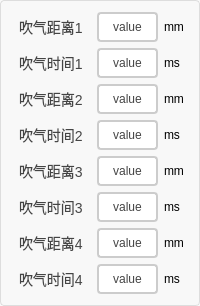
      <widget class="QGroupBox" name="groupBox_3">
       <property name="styleSheet">
        <string notr="true">QGroupBox {
    border: 1px solid #DDD;
    border-radius: 4px;
    font: bold 14px;
    color: #666;
    background-color: #F8F8F8;
}

QGroupBox::title {
    subcontrol-origin: margin;
    subcontrol-position: top left;
    left: 10px;
    padding: 0 5px;
}</string>
       </property>
       <property name="title">
        <string/>
       </property>
       <layout class="QVBoxLayout" name="verticalLayout">
        <item>
         <layout class="QHBoxLayout" name="horizontalLayout">
          <item>
           <widget class="QLabel" name="label">
            <property name="styleSheet">
             <string notr="true">/* 基础标签样式 */
QLabel {
    color: #444444;          /* 主文字色 */
    font-size: 14px;         /* 标准字号 */
    background: transparent; /* 透明背景 */
    padding: 2px 4px;        /* 基础内边距 */
}

/* 标题样式 */
QLabel.title {
    font-size: 16px;
    font-weight: 600;
    color: #333333;
    border-bottom: 1px solid #DDDDDD; /* 下划线装饰 */
    padding-bottom: 4px;
}

/* 副标题/次要文本 */
QLabel.subtitle {
    color: #666666;
    font-size: 13px;
    font-style: italic;
}

/* 强调文本 */
QLabel.emphasis {
    color: #333333;
    font-weight: 500;
    background-color: #F5F5F5;
    border-radius: 3px;
    padding: 4px 8px;
}

/* 状态标签（成功/警告/错误） */
QLabel[state=&quot;success&quot;] {
    color: #228B22;          /* 森林绿 */
    border-left: 3px solid #228B22;
    padding-left: 8px;
}

QLabel[state=&quot;warning&quot;] {
    color: #FF8C00;          /* 暗橙 */
    border-left: 3px solid #FF8C00;
    padding-left: 8px;
}

QLabel[state=&quot;error&quot;] {
    color: #B22222;          /* 砖红 */
    border-left: 3px solid #B22222;
    padding-left: 8px;
}

/* 数据展示标签 */
QLabel.data {
    color: #2F4F4F;          /* 深石板灰 */
    font-family: monospace;
    border: 1px solid #E0E0E0;
    background-color: #FFFFFF;
    padding: 6px 12px;
    border-radius: 4px;
}

/* 禁用状态 */
QLabel:disabled {
    color: #AAAAAA;
    background-color: transparent;
}

/* 链接样式（伪链接效果） */
QLabel.link {
    color: #4682B4;          /* 钢蓝 */
    text-decoration: underline;
    border-bottom: 1px dotted #4682B4;
}

/* 图标标签 */
QLabel.icon {
    qproperty-alignment: AlignCenter;
    border: 1px solid #E0E0E0;
    border-radius: 4px;
    background-color: #FFFFFF;
    padding: 12px;
}</string>
            </property>
            <property name="text">
             <string>吹气距离1</string>
            </property>
           </widget>
          </item>
          <item>
           <widget class="QPushButton" name="pbtn_blowDistance1">
            <property name="sizePolicy">
             <sizepolicy hsizetype="Minimum" vsizetype="Minimum">
              <horstretch>0</horstretch>
              <verstretch>0</verstretch>
             </sizepolicy>
            </property>
            <property name="styleSheet">
             <string notr="true">QPushButton {
    padding: 6px 14px;
    border: 2px solid #CCC;
    border-radius: 4px;
    background-color: white;
    color: #444;
}

QPushButton:hover {
    border-color: #999;
    background-color: #F5F5F5;
}

QPushButton:pressed {
    border-color: #777;
    background-color: #EEE;
}</string>
            </property>
            <property name="text">
             <string>value</string>
            </property>
           </widget>
          </item>
          <item>
           <widget class="QLabel" name="label_2">
            <property name="text">
             <string>mm</string>
            </property>
           </widget>
          </item>
         </layout>
        </item>
        <item>
         <layout class="QHBoxLayout" name="horizontalLayout_2">
          <item>
           <widget class="QLabel" name="label_3">
            <property name="styleSheet">
             <string notr="true">/* 基础标签样式 */
QLabel {
    color: #444444;          /* 主文字色 */
    font-size: 14px;         /* 标准字号 */
    background: transparent; /* 透明背景 */
    padding: 2px 4px;        /* 基础内边距 */
}

/* 标题样式 */
QLabel.title {
    font-size: 16px;
    font-weight: 600;
    color: #333333;
    border-bottom: 1px solid #DDDDDD; /* 下划线装饰 */
    padding-bottom: 4px;
}

/* 副标题/次要文本 */
QLabel.subtitle {
    color: #666666;
    font-size: 13px;
    font-style: italic;
}

/* 强调文本 */
QLabel.emphasis {
    color: #333333;
    font-weight: 500;
    background-color: #F5F5F5;
    border-radius: 3px;
    padding: 4px 8px;
}

/* 状态标签（成功/警告/错误） */
QLabel[state=&quot;success&quot;] {
    color: #228B22;          /* 森林绿 */
    border-left: 3px solid #228B22;
    padding-left: 8px;
}

QLabel[state=&quot;warning&quot;] {
    color: #FF8C00;          /* 暗橙 */
    border-left: 3px solid #FF8C00;
    padding-left: 8px;
}

QLabel[state=&quot;error&quot;] {
    color: #B22222;          /* 砖红 */
    border-left: 3px solid #B22222;
    padding-left: 8px;
}

/* 数据展示标签 */
QLabel.data {
    color: #2F4F4F;          /* 深石板灰 */
    font-family: monospace;
    border: 1px solid #E0E0E0;
    background-color: #FFFFFF;
    padding: 6px 12px;
    border-radius: 4px;
}

/* 禁用状态 */
QLabel:disabled {
    color: #AAAAAA;
    background-color: transparent;
}

/* 链接样式（伪链接效果） */
QLabel.link {
    color: #4682B4;          /* 钢蓝 */
    text-decoration: underline;
    border-bottom: 1px dotted #4682B4;
}

/* 图标标签 */
QLabel.icon {
    qproperty-alignment: AlignCenter;
    border: 1px solid #E0E0E0;
    border-radius: 4px;
    background-color: #FFFFFF;
    padding: 12px;
}</string>
            </property>
            <property name="text">
             <string>吹气时间1</string>
            </property>
           </widget>
          </item>
          <item>
           <widget class="QPushButton" name="pbtn_blowTime1">
            <property name="sizePolicy">
             <sizepolicy hsizetype="Minimum" vsizetype="Minimum">
              <horstretch>0</horstretch>
              <verstretch>0</verstretch>
             </sizepolicy>
            </property>
            <property name="styleSheet">
             <string notr="true">QPushButton {
    padding: 6px 14px;
    border: 2px solid #CCC;
    border-radius: 4px;
    background-color: white;
    color: #444;
}

QPushButton:hover {
    border-color: #999;
    background-color: #F5F5F5;
}

QPushButton:pressed {
    border-color: #777;
    background-color: #EEE;
}</string>
            </property>
            <property name="text">
             <string>value</string>
            </property>
           </widget>
          </item>
          <item>
           <widget class="QLabel" name="label_4">
            <property name="text">
             <string>ms</string>
            </property>
           </widget>
          </item>
         </layout>
        </item>
        <item>
         <layout class="QHBoxLayout" name="horizontalLayout_3">
          <item>
           <widget class="QLabel" name="label_5">
            <property name="styleSheet">
             <string notr="true">/* 基础标签样式 */
QLabel {
    color: #444444;          /* 主文字色 */
    font-size: 14px;         /* 标准字号 */
    background: transparent; /* 透明背景 */
    padding: 2px 4px;        /* 基础内边距 */
}

/* 标题样式 */
QLabel.title {
    font-size: 16px;
    font-weight: 600;
    color: #333333;
    border-bottom: 1px solid #DDDDDD; /* 下划线装饰 */
    padding-bottom: 4px;
}

/* 副标题/次要文本 */
QLabel.subtitle {
    color: #666666;
    font-size: 13px;
    font-style: italic;
}

/* 强调文本 */
QLabel.emphasis {
    color: #333333;
    font-weight: 500;
    background-color: #F5F5F5;
    border-radius: 3px;
    padding: 4px 8px;
}

/* 状态标签（成功/警告/错误） */
QLabel[state=&quot;success&quot;] {
    color: #228B22;          /* 森林绿 */
    border-left: 3px solid #228B22;
    padding-left: 8px;
}

QLabel[state=&quot;warning&quot;] {
    color: #FF8C00;          /* 暗橙 */
    border-left: 3px solid #FF8C00;
    padding-left: 8px;
}

QLabel[state=&quot;error&quot;] {
    color: #B22222;          /* 砖红 */
    border-left: 3px solid #B22222;
    padding-left: 8px;
}

/* 数据展示标签 */
QLabel.data {
    color: #2F4F4F;          /* 深石板灰 */
    font-family: monospace;
    border: 1px solid #E0E0E0;
    background-color: #FFFFFF;
    padding: 6px 12px;
    border-radius: 4px;
}

/* 禁用状态 */
QLabel:disabled {
    color: #AAAAAA;
    background-color: transparent;
}

/* 链接样式（伪链接效果） */
QLabel.link {
    color: #4682B4;          /* 钢蓝 */
    text-decoration: underline;
    border-bottom: 1px dotted #4682B4;
}

/* 图标标签 */
QLabel.icon {
    qproperty-alignment: AlignCenter;
    border: 1px solid #E0E0E0;
    border-radius: 4px;
    background-color: #FFFFFF;
    padding: 12px;
}</string>
            </property>
            <property name="text">
             <string>吹气距离2</string>
            </property>
           </widget>
          </item>
          <item>
           <widget class="QPushButton" name="pbtn_blowDistance2">
            <property name="sizePolicy">
             <sizepolicy hsizetype="Minimum" vsizetype="Minimum">
              <horstretch>0</horstretch>
              <verstretch>0</verstretch>
             </sizepolicy>
            </property>
            <property name="styleSheet">
             <string notr="true">QPushButton {
    padding: 6px 14px;
    border: 2px solid #CCC;
    border-radius: 4px;
    background-color: white;
    color: #444;
}

QPushButton:hover {
    border-color: #999;
    background-color: #F5F5F5;
}

QPushButton:pressed {
    border-color: #777;
    background-color: #EEE;
}</string>
            </property>
            <property name="text">
             <string>value</string>
            </property>
           </widget>
          </item>
          <item>
           <widget class="QLabel" name="label_6">
            <property name="text">
             <string>mm</string>
            </property>
           </widget>
          </item>
         </layout>
        </item>
        <item>
         <layout class="QHBoxLayout" name="horizontalLayout_4">
          <item>
           <widget class="QLabel" name="label_7">
            <property name="styleSheet">
             <string notr="true">/* 基础标签样式 */
QLabel {
    color: #444444;          /* 主文字色 */
    font-size: 14px;         /* 标准字号 */
    background: transparent; /* 透明背景 */
    padding: 2px 4px;        /* 基础内边距 */
}

/* 标题样式 */
QLabel.title {
    font-size: 16px;
    font-weight: 600;
    color: #333333;
    border-bottom: 1px solid #DDDDDD; /* 下划线装饰 */
    padding-bottom: 4px;
}

/* 副标题/次要文本 */
QLabel.subtitle {
    color: #666666;
    font-size: 13px;
    font-style: italic;
}

/* 强调文本 */
QLabel.emphasis {
    color: #333333;
    font-weight: 500;
    background-color: #F5F5F5;
    border-radius: 3px;
    padding: 4px 8px;
}

/* 状态标签（成功/警告/错误） */
QLabel[state=&quot;success&quot;] {
    color: #228B22;          /* 森林绿 */
    border-left: 3px solid #228B22;
    padding-left: 8px;
}

QLabel[state=&quot;warning&quot;] {
    color: #FF8C00;          /* 暗橙 */
    border-left: 3px solid #FF8C00;
    padding-left: 8px;
}

QLabel[state=&quot;error&quot;] {
    color: #B22222;          /* 砖红 */
    border-left: 3px solid #B22222;
    padding-left: 8px;
}

/* 数据展示标签 */
QLabel.data {
    color: #2F4F4F;          /* 深石板灰 */
    font-family: monospace;
    border: 1px solid #E0E0E0;
    background-color: #FFFFFF;
    padding: 6px 12px;
    border-radius: 4px;
}

/* 禁用状态 */
QLabel:disabled {
    color: #AAAAAA;
    background-color: transparent;
}

/* 链接样式（伪链接效果） */
QLabel.link {
    color: #4682B4;          /* 钢蓝 */
    text-decoration: underline;
    border-bottom: 1px dotted #4682B4;
}

/* 图标标签 */
QLabel.icon {
    qproperty-alignment: AlignCenter;
    border: 1px solid #E0E0E0;
    border-radius: 4px;
    background-color: #FFFFFF;
    padding: 12px;
}</string>
            </property>
            <property name="text">
             <string>吹气时间2</string>
            </property>
           </widget>
          </item>
          <item>
           <widget class="QPushButton" name="pbtn_blowTime2">
            <property name="sizePolicy">
             <sizepolicy hsizetype="Minimum" vsizetype="Minimum">
              <horstretch>0</horstretch>
              <verstretch>0</verstretch>
             </sizepolicy>
            </property>
            <property name="styleSheet">
             <string notr="true">QPushButton {
    padding: 6px 14px;
    border: 2px solid #CCC;
    border-radius: 4px;
    background-color: white;
    color: #444;
}

QPushButton:hover {
    border-color: #999;
    background-color: #F5F5F5;
}

QPushButton:pressed {
    border-color: #777;
    background-color: #EEE;
}</string>
            </property>
            <property name="text">
             <string>value</string>
            </property>
           </widget>
          </item>
          <item>
           <widget class="QLabel" name="label_8">
            <property name="text">
             <string>ms</string>
            </property>
           </widget>
          </item>
         </layout>
        </item>
        <item>
         <layout class="QHBoxLayout" name="horizontalLayout_5">
          <item>
           <widget class="QLabel" name="label_9">
            <property name="styleSheet">
             <string notr="true">/* 基础标签样式 */
QLabel {
    color: #444444;          /* 主文字色 */
    font-size: 14px;         /* 标准字号 */
    background: transparent; /* 透明背景 */
    padding: 2px 4px;        /* 基础内边距 */
}

/* 标题样式 */
QLabel.title {
    font-size: 16px;
    font-weight: 600;
    color: #333333;
    border-bottom: 1px solid #DDDDDD; /* 下划线装饰 */
    padding-bottom: 4px;
}

/* 副标题/次要文本 */
QLabel.subtitle {
    color: #666666;
    font-size: 13px;
    font-style: italic;
}

/* 强调文本 */
QLabel.emphasis {
    color: #333333;
    font-weight: 500;
    background-color: #F5F5F5;
    border-radius: 3px;
    padding: 4px 8px;
}

/* 状态标签（成功/警告/错误） */
QLabel[state=&quot;success&quot;] {
    color: #228B22;          /* 森林绿 */
    border-left: 3px solid #228B22;
    padding-left: 8px;
}

QLabel[state=&quot;warning&quot;] {
    color: #FF8C00;          /* 暗橙 */
    border-left: 3px solid #FF8C00;
    padding-left: 8px;
}

QLabel[state=&quot;error&quot;] {
    color: #B22222;          /* 砖红 */
    border-left: 3px solid #B22222;
    padding-left: 8px;
}

/* 数据展示标签 */
QLabel.data {
    color: #2F4F4F;          /* 深石板灰 */
    font-family: monospace;
    border: 1px solid #E0E0E0;
    background-color: #FFFFFF;
    padding: 6px 12px;
    border-radius: 4px;
}

/* 禁用状态 */
QLabel:disabled {
    color: #AAAAAA;
    background-color: transparent;
}

/* 链接样式（伪链接效果） */
QLabel.link {
    color: #4682B4;          /* 钢蓝 */
    text-decoration: underline;
    border-bottom: 1px dotted #4682B4;
}

/* 图标标签 */
QLabel.icon {
    qproperty-alignment: AlignCenter;
    border: 1px solid #E0E0E0;
    border-radius: 4px;
    background-color: #FFFFFF;
    padding: 12px;
}</string>
            </property>
            <property name="text">
             <string>吹气距离3</string>
            </property>
           </widget>
          </item>
          <item>
           <widget class="QPushButton" name="pbtn_blowDistance3">
            <property name="sizePolicy">
             <sizepolicy hsizetype="Minimum" vsizetype="Minimum">
              <horstretch>0</horstretch>
              <verstretch>0</verstretch>
             </sizepolicy>
            </property>
            <property name="styleSheet">
             <string notr="true">QPushButton {
    padding: 6px 14px;
    border: 2px solid #CCC;
    border-radius: 4px;
    background-color: white;
    color: #444;
}

QPushButton:hover {
    border-color: #999;
    background-color: #F5F5F5;
}

QPushButton:pressed {
    border-color: #777;
    background-color: #EEE;
}</string>
            </property>
            <property name="text">
             <string>value</string>
            </property>
           </widget>
          </item>
          <item>
           <widget class="QLabel" name="label_10">
            <property name="text">
             <string>mm</string>
            </property>
           </widget>
          </item>
         </layout>
        </item>
        <item>
         <layout class="QHBoxLayout" name="horizontalLayout_6">
          <item>
           <widget class="QLabel" name="label_11">
            <property name="styleSheet">
             <string notr="true">/* 基础标签样式 */
QLabel {
    color: #444444;          /* 主文字色 */
    font-size: 14px;         /* 标准字号 */
    background: transparent; /* 透明背景 */
    padding: 2px 4px;        /* 基础内边距 */
}

/* 标题样式 */
QLabel.title {
    font-size: 16px;
    font-weight: 600;
    color: #333333;
    border-bottom: 1px solid #DDDDDD; /* 下划线装饰 */
    padding-bottom: 4px;
}

/* 副标题/次要文本 */
QLabel.subtitle {
    color: #666666;
    font-size: 13px;
    font-style: italic;
}

/* 强调文本 */
QLabel.emphasis {
    color: #333333;
    font-weight: 500;
    background-color: #F5F5F5;
    border-radius: 3px;
    padding: 4px 8px;
}

/* 状态标签（成功/警告/错误） */
QLabel[state=&quot;success&quot;] {
    color: #228B22;          /* 森林绿 */
    border-left: 3px solid #228B22;
    padding-left: 8px;
}

QLabel[state=&quot;warning&quot;] {
    color: #FF8C00;          /* 暗橙 */
    border-left: 3px solid #FF8C00;
    padding-left: 8px;
}

QLabel[state=&quot;error&quot;] {
    color: #B22222;          /* 砖红 */
    border-left: 3px solid #B22222;
    padding-left: 8px;
}

/* 数据展示标签 */
QLabel.data {
    color: #2F4F4F;          /* 深石板灰 */
    font-family: monospace;
    border: 1px solid #E0E0E0;
    background-color: #FFFFFF;
    padding: 6px 12px;
    border-radius: 4px;
}

/* 禁用状态 */
QLabel:disabled {
    color: #AAAAAA;
    background-color: transparent;
}

/* 链接样式（伪链接效果） */
QLabel.link {
    color: #4682B4;          /* 钢蓝 */
    text-decoration: underline;
    border-bottom: 1px dotted #4682B4;
}

/* 图标标签 */
QLabel.icon {
    qproperty-alignment: AlignCenter;
    border: 1px solid #E0E0E0;
    border-radius: 4px;
    background-color: #FFFFFF;
    padding: 12px;
}</string>
            </property>
            <property name="text">
             <string>吹气时间3</string>
            </property>
           </widget>
          </item>
          <item>
           <widget class="QPushButton" name="pbtn_blowTime3">
            <property name="sizePolicy">
             <sizepolicy hsizetype="Minimum" vsizetype="Minimum">
              <horstretch>0</horstretch>
              <verstretch>0</verstretch>
             </sizepolicy>
            </property>
            <property name="styleSheet">
             <string notr="true">QPushButton {
    padding: 6px 14px;
    border: 2px solid #CCC;
    border-radius: 4px;
    background-color: white;
    color: #444;
}

QPushButton:hover {
    border-color: #999;
    background-color: #F5F5F5;
}

QPushButton:pressed {
    border-color: #777;
    background-color: #EEE;
}</string>
            </property>
            <property name="text">
             <string>value</string>
            </property>
           </widget>
          </item>
          <item>
           <widget class="QLabel" name="label_12">
            <property name="text">
             <string>ms</string>
            </property>
           </widget>
          </item>
         </layout>
        </item>
        <item>
         <layout class="QHBoxLayout" name="horizontalLayout_7">
          <item>
           <widget class="QLabel" name="label_13">
            <property name="styleSheet">
             <string notr="true">/* 基础标签样式 */
QLabel {
    color: #444444;          /* 主文字色 */
    font-size: 14px;         /* 标准字号 */
    background: transparent; /* 透明背景 */
    padding: 2px 4px;        /* 基础内边距 */
}

/* 标题样式 */
QLabel.title {
    font-size: 16px;
    font-weight: 600;
    color: #333333;
    border-bottom: 1px solid #DDDDDD; /* 下划线装饰 */
    padding-bottom: 4px;
}

/* 副标题/次要文本 */
QLabel.subtitle {
    color: #666666;
    font-size: 13px;
    font-style: italic;
}

/* 强调文本 */
QLabel.emphasis {
    color: #333333;
    font-weight: 500;
    background-color: #F5F5F5;
    border-radius: 3px;
    padding: 4px 8px;
}

/* 状态标签（成功/警告/错误） */
QLabel[state=&quot;success&quot;] {
    color: #228B22;          /* 森林绿 */
    border-left: 3px solid #228B22;
    padding-left: 8px;
}

QLabel[state=&quot;warning&quot;] {
    color: #FF8C00;          /* 暗橙 */
    border-left: 3px solid #FF8C00;
    padding-left: 8px;
}

QLabel[state=&quot;error&quot;] {
    color: #B22222;          /* 砖红 */
    border-left: 3px solid #B22222;
    padding-left: 8px;
}

/* 数据展示标签 */
QLabel.data {
    color: #2F4F4F;          /* 深石板灰 */
    font-family: monospace;
    border: 1px solid #E0E0E0;
    background-color: #FFFFFF;
    padding: 6px 12px;
    border-radius: 4px;
}

/* 禁用状态 */
QLabel:disabled {
    color: #AAAAAA;
    background-color: transparent;
}

/* 链接样式（伪链接效果） */
QLabel.link {
    color: #4682B4;          /* 钢蓝 */
    text-decoration: underline;
    border-bottom: 1px dotted #4682B4;
}

/* 图标标签 */
QLabel.icon {
    qproperty-alignment: AlignCenter;
    border: 1px solid #E0E0E0;
    border-radius: 4px;
    background-color: #FFFFFF;
    padding: 12px;
}</string>
            </property>
            <property name="text">
             <string>吹气距离4</string>
            </property>
           </widget>
          </item>
          <item>
           <widget class="QPushButton" name="pbtn_blowDistance4">
            <property name="sizePolicy">
             <sizepolicy hsizetype="Minimum" vsizetype="Minimum">
              <horstretch>0</horstretch>
              <verstretch>0</verstretch>
             </sizepolicy>
            </property>
            <property name="styleSheet">
             <string notr="true">QPushButton {
    padding: 6px 14px;
    border: 2px solid #CCC;
    border-radius: 4px;
    background-color: white;
    color: #444;
}

QPushButton:hover {
    border-color: #999;
    background-color: #F5F5F5;
}

QPushButton:pressed {
    border-color: #777;
    background-color: #EEE;
}</string>
            </property>
            <property name="text">
             <string>value</string>
            </property>
           </widget>
          </item>
          <item>
           <widget class="QLabel" name="label_14">
            <property name="text">
             <string>mm</string>
            </property>
           </widget>
          </item>
         </layout>
        </item>
        <item>
         <layout class="QHBoxLayout" name="horizontalLayout_8">
          <item>
           <widget class="QLabel" name="label_15">
            <property name="styleSheet">
             <string notr="true">/* 基础标签样式 */
QLabel {
    color: #444444;          /* 主文字色 */
    font-size: 14px;         /* 标准字号 */
    background: transparent; /* 透明背景 */
    padding: 2px 4px;        /* 基础内边距 */
}

/* 标题样式 */
QLabel.title {
    font-size: 16px;
    font-weight: 600;
    color: #333333;
    border-bottom: 1px solid #DDDDDD; /* 下划线装饰 */
    padding-bottom: 4px;
}

/* 副标题/次要文本 */
QLabel.subtitle {
    color: #666666;
    font-size: 13px;
    font-style: italic;
}

/* 强调文本 */
QLabel.emphasis {
    color: #333333;
    font-weight: 500;
    background-color: #F5F5F5;
    border-radius: 3px;
    padding: 4px 8px;
}

/* 状态标签（成功/警告/错误） */
QLabel[state=&quot;success&quot;] {
    color: #228B22;          /* 森林绿 */
    border-left: 3px solid #228B22;
    padding-left: 8px;
}

QLabel[state=&quot;warning&quot;] {
    color: #FF8C00;          /* 暗橙 */
    border-left: 3px solid #FF8C00;
    padding-left: 8px;
}

QLabel[state=&quot;error&quot;] {
    color: #B22222;          /* 砖红 */
    border-left: 3px solid #B22222;
    padding-left: 8px;
}

/* 数据展示标签 */
QLabel.data {
    color: #2F4F4F;          /* 深石板灰 */
    font-family: monospace;
    border: 1px solid #E0E0E0;
    background-color: #FFFFFF;
    padding: 6px 12px;
    border-radius: 4px;
}

/* 禁用状态 */
QLabel:disabled {
    color: #AAAAAA;
    background-color: transparent;
}

/* 链接样式（伪链接效果） */
QLabel.link {
    color: #4682B4;          /* 钢蓝 */
    text-decoration: underline;
    border-bottom: 1px dotted #4682B4;
}

/* 图标标签 */
QLabel.icon {
    qproperty-alignment: AlignCenter;
    border: 1px solid #E0E0E0;
    border-radius: 4px;
    background-color: #FFFFFF;
    padding: 12px;
}</string>
            </property>
            <property name="text">
             <string>吹气时间4</string>
            </property>
           </widget>
          </item>
          <item>
           <widget class="QPushButton" name="pbtn_blowTime4">
            <property name="sizePolicy">
             <sizepolicy hsizetype="Minimum" vsizetype="Minimum">
              <horstretch>0</horstretch>
              <verstretch>0</verstretch>
             </sizepolicy>
            </property>
            <property name="styleSheet">
             <string notr="true">QPushButton {
    padding: 6px 14px;
    border: 2px solid #CCC;
    border-radius: 4px;
    background-color: white;
    color: #444;
}

QPushButton:hover {
    border-color: #999;
    background-color: #F5F5F5;
}

QPushButton:pressed {
    border-color: #777;
    background-color: #EEE;
}</string>
            </property>
            <property name="text">
             <string>value</string>
            </property>
           </widget>
          </item>
          <item>
           <widget class="QLabel" name="label_16">
            <property name="text">
             <string>ms</string>
            </property>
           </widget>
          </item>
         </layout>
        </item>
       </layout>
      </widget>
